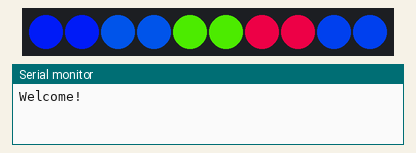
The sketch below on a simulated Arduino Uno, built with avr-gcc and run on an emulated ATmega328P. Shown: 10 RGB LEDs in strip order, left to right, the last lines printed to the serial monitor. Random numbers use the default seed unless the sketch sets one.

Above: at 1.1 s.
At 62.18 s:
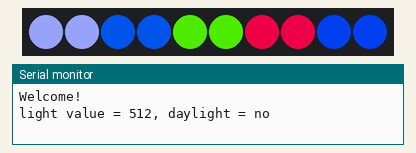
At 64.33 s:
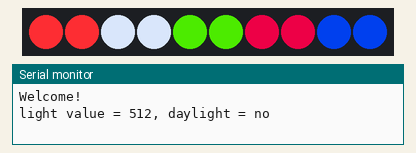
At 66.74 s:
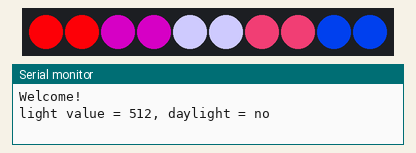
At 69.14 s:
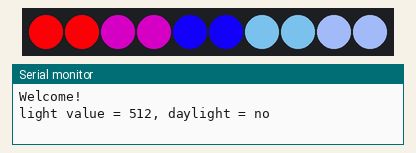
At 71.5 s:
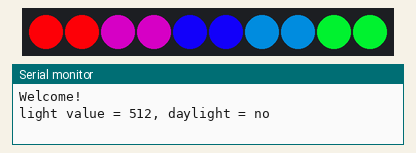

The sketch:

FiveSpheres.ino
```cpp
// (licence header left out)
#include "Config.h"
#include "Color.h"
#include "Scene.h"

#include <Adafruit_NeoPixel.h>


/// The instance of the NEO pixel library.
///
Adafruit_NeoPixel pixels = Adafruit_NeoPixel(cNumberOfPixels, cLedPin, NEO_GRB + NEO_KHZ800);


/// The current visible scene.
///
Scene currentScene;

/// The next scene.
///
Scene nextScene;

/// The current mode of the device
///
enum Mode {
  NightMode,
  DayMode
} mode = NightMode;

/// The daymode counter.
///
/// If the light exceeds the threshold for over 15 minutes, the lights turn off.
///
uint8_t dayModeCounter = 0;


/// Setup everything.
///
void setup() {
  // Setup the serial console.
  Serial.begin(115200);
  delay(1000);
  Serial.println("Welcome!");

  // Configure the inputs
  pinMode(cLightSensorPin, INPUT);

  // Initialize the neo pixel library
  pixels.begin();

  // Initialize the random number generator to start
  // with another number for each start. Using unused analog
  // inputs which will read more or less random values.
  randomSeed(analogRead(0)^
    (((uint32_t)analogRead(1))<<8)^
    (((uint32_t)analogRead(2))<<16));

  // Generate a random initial scene
  currentScene = generateRandomScene();
}


/// The main loop.
///
void loop() {
  switch (mode) {
  case NightMode: nightMode(); break;
  case DayMode: dayMode(); break;
  }
}


/// The night mode
///
void nightMode() {

  // Show the current scene.
  currentScene.writeToPixels(pixels);

  // Keep the current scene for a defined number of seconds.
  for (int i = 0; i < cKeepSceneInSeconds; ++i) {
    delay(1000);
  }

  // Read the light value
  if (isDaylight()) {
    ++dayModeCounter;
    if (dayModeCounter > cLightSwitchDelay) {
      Serial.println("Switch to day mode.");
      mode = DayMode;
      // Fade out.
      nextScene = Scene::singleColor(Color(0.0, 0.0, 0.0));
      blendToNextScene();
      ++dayModeCounter = 0;
      return; // skip the rest.
    }
  } else {
    dayModeCounter = 0;
  }

  // Prepare the next scene
  nextScene = generateRandomScene();
  blendToNextScene();
}


/// The day mode. Wait for the night.
///
void dayMode() {

  // Show the current scene.
  currentScene.writeToPixels(pixels);

  // Wait for some seconds.
  for (int i = 0; i < cKeepSceneInSeconds; ++i) {
    delay(1000);
  }

  // Read the light value
  if (!isDaylight()) {
    ++dayModeCounter;
    if (dayModeCounter > cLightSwitchDelay) {
      Serial.println("Switch to night mode.");
      mode = NightMode;
      // Fade a new random scene in.
      nextScene = generateRandomScene();
      blendToNextScene();
      dayModeCounter = 0;
    }
  } else {
    dayModeCounter = 0;
  }
}


/// Check if it is daylight
///
bool isDaylight() {
  const uint16_t lightValue = analogRead(cLightSensorPin);
  Serial.print("light value = ");
  Serial.print(lightValue);
  Serial.print(", daylight = ");
  const bool daylight = lightValue > cLightThreshold;
  Serial.println(daylight ? "yes" : "no");
  return daylight;
}


/// Blend to the next scene and replace the current scene with it.
///
void blendToNextScene() {
  for (float i = 0.0f; i < 1.0f; i += cBlendSpeed) {
    delay(20);
    currentScene.writeToPixelsFlashBlend(pixels, nextScene, i);
  }
  currentScene = nextScene;
}


/// Get a random factor value.
///
float getRandomFactor() {
  return (float)(random(1024))/1024.0f;
}


/// Generate a new random color scene.
///
Scene generateRandomScene() {
  const int variant = random(9);
  const float randomHue = getRandomFactor();
  const float randomShift1 = getRandomFactor();
  const float randomShift2 = getRandomFactor();
  switch (variant) {
  case 0:
    return Scene::singleColor(Color(randomHue));
  case 1:
    return Scene::baseWithShift(randomHue, randomShift1/4.0f);
  case 2:
    return Scene::baseWithShift(randomHue, -(randomShift1/4.0f));
  case 3:
    return Scene::baseWithShift(randomHue, randomShift1/5.0f, randomShift2/3.0);
  case 4:
    return Scene::baseWithShift(randomHue, -(randomShift1/5.0f), -(randomShift2/3.0));
  case 5:
    return Scene::zebra(randomHue, randomShift1);
  case 6:
    return Scene::twoColors(randomHue, randomShift1, 0b00100);
  case 7:
    return Scene::twoColors(randomHue, randomShift1, 0b10001);
  case 8:
    return Scene::twoColors(randomHue, randomShift1, 0b10101);
  }

  return Scene();
}
```

Color.h
```cpp
#pragma once
//
// Five Spheres
// ---------------------------------------------------------------------------
// (c)2016 by Lucky Resistor. See LICENSE for details.
//
// This program is free software; you can redistribute it and/or modify
// it under the terms of the GNU General Public License as published by
// the Free Software Foundation; either version 2 of the License, or
// (at your option) any later version.
//
// This program is distributed in the hope that it will be useful,
// but WITHOUT ANY WARRANTY; without even the implied warranty of
// MERCHANTABILITY or FITNESS FOR A PARTICULAR PURPOSE.  See the
// GNU General Public License for more details.
//
// You should have received a copy of the GNU General Public License along
// with this program; if not, write to the Free Software Foundation, Inc.,
// 51 Franklin Street, Fifth Floor, Boston, MA 02110-1301 USA.
//


#include <Arduino.h>
#include <Adafruit_NeoPixel.h>


/// A class to represent a single color.
///
/// Note the following things you should not do in your project:
/// - This class is using float which is a bad idea for microcontrollers
///   unless you have CPU time to waste. We have CPU time to waste in
///   this project.
/// - This class has no implementation file. This is working well, because
///   the project is very small and this class is only used in one module.
///
class Color
{
public:
  /// Create the default color black.
  ///
  Color()
    : _r(0.0f), _g(0.0f), _b(0.0f)
  {
  }

  /// Create a color from red, green and blue values.
  ///
  /// Each value should be between 0.0 and 1.0.
  ///
  /// @param r The red value.
  /// @param g The green value.
  /// @param b The blue value.
  ///
  Color(float r, float g, float b)
    : _r(r), _g(g), _b(b)
  {
    checkLimits();
  }

  /// Create a color from a single hue value.
  ///
  /// The hue value should be between 0.0 and 1.0. The hue
  /// value represents the value on the "color wheel" and
  /// is starting with 0.0 red to 0.33 green and 0.66 blue
  /// and from there back to 1.0/0.0 red.
  ///
  /// @param h The hue value 0.0-1.0.
  ///
  Color(float h)
  {
    // Check the phase
    const int p = h*3.0f;
    // Check the mix in the phase.
    const float m = (h*3.0f)-((float)(p));
    switch (p) {
      case 0: // phase red-green
        _r = 1.0f-m;
        _g = m;
        _b = 0.0f;
        break;
      case 1: // phase green-blue
        _r = 0.0f;
        _g = 1.0f-m;
        _b = m;
        break;
      case 2: // phase blue-red
        _r = m;
        _g = 0.0f;
        _b = 1.0f-m;
        break;
    }
    checkLimits();
  }

  /// Blend this color with another.
  ///
  /// @param other The other color.
  /// @param factor The blend factor from 0.0-1.0.
  ///
  Color blendWith(const Color &other, float factor)
  {
    return Color(
      ((_r * (1.0f-factor)) + (other._r * factor)),
      ((_g * (1.0f-factor)) + (other._g * factor)),
      ((_b * (1.0f-factor)) + (other._b * factor)));
  }

  /// Get the color value as 32bit integer for the NeoPixel.
  ///
  /// @return The 32bit value to send to the NeoPixel library.
  ///
  uint32_t getColor() const
  {
    const uint8_t r = (uint8_t)(255.0f * _r);
    const uint8_t g = (uint8_t)(255.0f * _g);
    const uint8_t b = (uint8_t)(255.0f * _b);
    return ((uint32_t)r << 16) | ((uint32_t)g <<  8) | b;
  }

private:
  /// Check the limits of all color values.
  ///
  void checkLimits() {
    if (_r < 0.0f) _r = 0.0f;
    if (_r > 1.0f) _r = 1.0f;
    if (_g < 0.0f) _g = 0.0f;
    if (_g > 1.0f) _g = 1.0f;
    if (_b < 0.0f) _b = 0.0f;
    if (_b > 1.0f) _b = 1.0f;
  }

private:
  float _r; // red
  float _g; // green
  float _b; // blue
};
```

Scene.h
```cpp
#pragma once
//
// Five Spheres
// ---------------------------------------------------------------------------
// (c)2016 by Lucky Resistor. See LICENSE for details.
//
// This program is free software; you can redistribute it and/or modify
// it under the terms of the GNU General Public License as published by
// the Free Software Foundation; either version 2 of the License, or
// (at your option) any later version.
//
// This program is distributed in the hope that it will be useful,
// but WITHOUT ANY WARRANTY; without even the implied warranty of
// MERCHANTABILITY or FITNESS FOR A PARTICULAR PURPOSE.  See the
// GNU General Public License for more details.
//
// You should have received a copy of the GNU General Public License along
// with this program; if not, write to the Free Software Foundation, Inc.,
// 51 Franklin Street, Fifth Floor, Boston, MA 02110-1301 USA.
//


#include "Config.h"
#include "Color.h"

#include <Adafruit_NeoPixel.h>


/// A single color scene
///
class Scene {

public:
  /// Create a new empty (black) scene.
  ///
  Scene() {
  }

  /// Copy constructor
  ///
  Scene(const Scene &other) {
    for (int i = 0; i < cNumberOfPixels; ++i) {
      _colors[i] = other._colors[i];
    }
  }

  /// Assign a new scene
  ///
  void operator=(const Scene &other) {
    for (int i = 0; i < cNumberOfPixels; ++i) {
      _colors[i] = other._colors[i];
    }
  }

  /// Set a single color in the scene.
  ///
  void setColor(int index, Color color) {
    if (index >= 0 && index < cNumberOfPixels) {
      _colors[index] = color;
    }
  }

  /// Write the scene to the pixels.
  ///
  void writeToPixels(Adafruit_NeoPixel &pixels) {
    for (int i = 0; i < cNumberOfPixels; ++i) {
      pixels.setPixelColor(i, _colors[i].getColor());
    }
    pixels.show();
  }

  /// Write the scene to the pixels, blended with another scene.
  ///
  void writeToPixels(Adafruit_NeoPixel &pixels, const Scene &nextScene, float blendFactor) {
    for (int i = 0; i < cNumberOfPixels; ++i) {
      pixels.setPixelColor(i, _colors[i].blendWith(nextScene._colors[i], blendFactor).getColor());
    }
    pixels.show();
  }

  /// Write the scene to the pixels, blended with another scene.
  ///
  void writeToPixelsFlashBlend(Adafruit_NeoPixel &pixels, const Scene &nextScene, float blendFactor) {
    const float shiftWidth = 0.3f;
    const float numberOfSpheres = static_cast<float>(cNumberOfPixels/2);
    Color whiteColor(1.0f, 1.0f, 1.0f);
    for (int i = 0; i < cNumberOfPixels; ++i) {
      const float s = static_cast<float>(i/2)/numberOfSpheres
        + static_cast<float>(i/2)*shiftWidth;
      float f = (blendFactor/shiftWidth)-s;
      if (f < 0.0f) {
        f = 0.0f;
      }
      if (f > 1.0f) {
        f = 1.0f;
      }
      if (f < 0.5f) {
        pixels.setPixelColor(i, _colors[i].blendWith(whiteColor, f*2.0f).getColor());
      } else {
        pixels.setPixelColor(i, whiteColor.blendWith(nextScene._colors[i], (f-0.5f)*2.0f).getColor());
      }
    }
    pixels.show();
  }

private:
  /// Bring the value always into the range 0.0-1.0.
  ///
  static float normalize(float value) {
      while (value >= 1.0f) {
        value -= 1.0f;
      }
      while (value < 0.0f) {
        value += 1.0f;
      }
      return value;
  }


public:
  /// Scene with one single color.
  ///
  static Scene singleColor(const Color &color) {
    Scene scene;
    for (int i = 0; i < cNumberOfPixels; ++i) {
      scene.setColor(i, color);
    }
    return scene;
  }

  /// Scene with base color, other colors with additional steps.
  ///
  static Scene baseWithShift(float baseColorHue, float hueShift) {
    Scene scene;
    for (int i = 0; i < cNumberOfPixels; ++i) {
      const float shiftFactor = static_cast<float>(i/2);
      const float colorHue = normalize(baseColorHue + (hueShift * shiftFactor));
      scene.setColor(i, Color(colorHue));
    }
    return scene;
  }

  /// Scene with base color, other colors with additional steps.
  ///
  static Scene baseWithShift(float baseColorHue, float hueShift1, float hueShift2) {
    Scene scene;
    const float shifts[5] = {hueShift1, hueShift2, hueShift2, hueShift2, hueShift1};
    float hue = normalize(baseColorHue);
    for (int i = 0; i < cNumberOfPixels; ++i) {
      scene.setColor(i, Color(hue));
      if ((i & 1) != 0) {
        hue = normalize(hue + shifts[i/2]);
      }
    }
    return scene;
  }

  /// Zebra
  ///
  static Scene zebra(float colorHue, float hueShift) {
    Scene scene;
    const Color c1 = Color(colorHue);
    const Color c2 = Color(normalize(colorHue+hueShift));
    for (int i = 0; i < cNumberOfPixels; ++i) {
      if ((i&1)==0) {
        scene.setColor(i, c1);
      } else {
        scene.setColor(i, c2);
      }
    }
    return scene;
  }

  /// Two color pattern
  ///
  static Scene twoColors(float colorHue, float hueShift, uint8_t bitMask) {
    Scene scene;
    const Color c1 = Color(colorHue);
    const Color c2 = Color(normalize(colorHue+hueShift));
    for (int i = 0; i < cNumberOfPixels; ++i) {
      if (((1<<(i/2))&bitMask)==0) {
        scene.setColor(i, c1);
      } else {
        scene.setColor(i, c2);
      }
    }
    return scene;
  }

  /// Scene with white
  ///
  static Scene white(float level, float shift) {
    Scene scene;
    for (int i = 0; i < cNumberOfPixels; ++i) {
      scene.setColor(i, Color(level, level, level));
      if ((i&1)!=0) {
        level = normalize(level + shift);
      }
    }
    return scene;
  }

private:
  Color _colors[cNumberOfPixels];
};
```

Config.h
```cpp
#pragma once
//
// Five Spheres
// ---------------------------------------------------------------------------
// (c)2016 by Lucky Resistor. See LICENSE for details.
//
// This program is free software; you can redistribute it and/or modify
// it under the terms of the GNU General Public License as published by
// the Free Software Foundation; either version 2 of the License, or
// (at your option) any later version.
//
// This program is distributed in the hope that it will be useful,
// but WITHOUT ANY WARRANTY; without even the implied warranty of
// MERCHANTABILITY or FITNESS FOR A PARTICULAR PURPOSE.  See the
// GNU General Public License for more details.
//
// You should have received a copy of the GNU General Public License along
// with this program; if not, write to the Free Software Foundation, Inc.,
// 51 Franklin Street, Fifth Floor, Boston, MA 02110-1301 USA.
//


#include <Arduino.h>


/// The pin where the NeoPixels are connected.
///
const uint8_t cLedPin = 12;

/// The number of pixels attached to the strand.
///
/// Other parts of the code rely on 10 pixels. If you change this
/// make sure everything else is working with the different number
/// of pixels.
///
const uint8_t cNumberOfPixels = 10;

/// The number of seconds to keep one color scene.
///
/// The default value is 60 for 60 secod
///
const uint8_t cKeepSceneInSeconds = 60;

/// The speed to change from one scene to another.
///
/// The blend time is: blendTime = 1.0/cBlendSpeed * 20ms
/// The default value is 0.002, which is a 10 second blend.
///
const float cBlendSpeed = 0.002f;

/// The pin where the light sensor is connected.
///
/// It is expected the light sensor is an analog sensor producing
/// a voltage between 0 and 3.3V on the analog input.
///
const uint8_t cLightSensorPin = 4;

/// The value from which the environment brightness is too high
/// for the decoration to switch to day mode.
///
/// The value 0xffff disables the day mode. If you have a light
/// sensor attached, use e.g. a value like 80 to enable the day
/// mode, but you need to experiment with your sensor to find the
/// right value.
///
const uint16_t cLightThreshold = 0xffff; //=off

/// The number of cycles to wait before switching to the daylight mode.
///
/// This guarantees a stable switch between day and night mode, even
/// if there are smaller bightness changes.
///
const uint8_t cLightSwitchDelay = 3;
```
